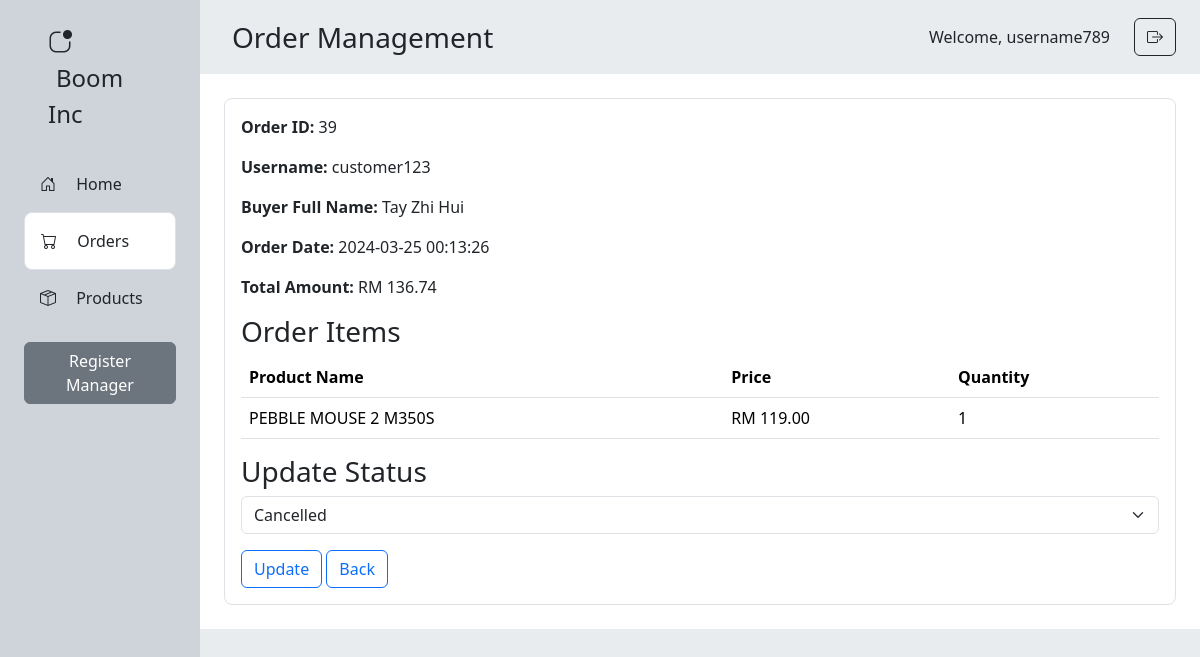
Page /admin/order_details.php?order_id=39 (signed in) on the committed database.
### tables this page shows
CREATE TABLE `orders` (
  `order_id` int(11) NOT NULL,
  `user_id` int(11) NOT NULL,
  `order_date` datetime NOT NULL,
  `total_amount` decimal(10,2) NOT NULL,
  `order_status` enum('pending','processing','shipped','delivered','cancelled') NOT NULL,
  `payment_id` int(11) NOT NULL
);

CREATE TABLE `users` (
  `user_id` int(11) NOT NULL,
  `username` varchar(255) NOT NULL,
  `password` varchar(255) NOT NULL,
  `name` varchar(255) NOT NULL,
  `email` varchar(255) NOT NULL,
  `address` text NOT NULL,
  `phone_number` varchar(255) NOT NULL,
  `zipcode` varchar(255) NOT NULL,
  `city` varchar(255) NOT NULL,
  `state` varchar(255) NOT NULL
);

CREATE TABLE `payment` (
  `payment_id` int(11) NOT NULL,
  `product_id` int(11) NOT NULL,
  `user_id` int(11) NOT NULL,
  `fullname` varchar(50) NOT NULL,
  `address` varchar(50) NOT NULL,
  `zipcode` int(5) NOT NULL,
  `city` varchar(50) NOT NULL,
  `state` varchar(50) NOT NULL,
  `phone_number` varchar(11) NOT NULL,
  `payment_datetime` datetime NOT NULL,
  `payment_method` varchar(50) NOT NULL,
  `total_payment_amount` double NOT NULL
);

CREATE TABLE `ordered_items` (
  `order_item_id` int(11) NOT NULL,
  `payment_id` int(11) NOT NULL,
  `order_id` int(11) NOT NULL,
  `product_id` int(11) NOT NULL,
  `user_id` int(11) NOT NULL,
  `item_quantity` int(11) NOT NULL
);

CREATE TABLE `products` (
  `product_id` int(11) NOT NULL,
  `product_name` varchar(255) NOT NULL,
  `description` text NOT NULL,
  `price` decimal(10,2) NOT NULL,
  `image_path` varchar(255) NOT NULL,
  `category_id` int(11) NOT NULL
);

### admin/order_details.php (the view, shortened to what this page needs)
<?php
include '../includes/db_connect.php';
$username = $_SESSION['username'];
if (isset($_GET['order_id'])) {
    $orderId = $_GET['order_id'];
    $stmt = $conn->prepare("SELECT orders.order_id, orders.order_date, orders.total_amount, orders.order_status, users.username AS user_name, payment.fullname AS buyer_name
                        FROM orders
                        JOIN users ON orders.user_id = users.user_id
                        JOIN ordered_items ON orders.order_id = ordered_items.order_id
                        JOIN payment ON orders.payment_id = payment.payment_id
                        WHERE orders.order_id = ?");
    $stmt->bindParam(1, $orderId);
    $stmt->execute();
    $orderDetails = $stmt->fetch();
    if ($orderDetails) {
        $stmt = $conn->prepare("SELECT oi.order_item_id, oi.item_quantity, p.product_name, p.price
            FROM ordered_items oi
            JOIN products p ON oi.product_id = p.product_id
            WHERE oi.order_id = ?");
        $stmt->bindParam(1, $orderId);
        $stmt->execute();
        $orderItems = $stmt->fetchAll();
    } else {
    }
}
?>
<!DOCTYPE html>
<html>
<head>
    <link rel="stylesheet" href="https://cdn.jsdelivr.net/npm/bootstrap@5.3.2/dist/css/bootstrap.min.css">
    <link rel="stylesheet" href="https://cdn.jsdelivr.net/npm/bootstrap-icons@1.11.3/font/bootstrap-icons.min.css">
</head>
<body>
    <div class="row m-0 min-vh-100">
        <div class="col-2 p-0 bg-dark-subtle">
            <div class="p-4 mx-4 fw-medium">
                <i class="bi bi-app-indicator fs-4 me-3"></i>
                <span class="ms-2 fs-4">Boom Inc</span>
            </div>
            <div class="mx-4">
                <div class="p-3" onclick="location.href='staff_home.php';" style="cursor: pointer;">
                    <i class="bi bi-house-door me-3"></i>
                    Home
                </div>
                <div class="p-3 border rounded rounded-3 bg-white" onclick="location.href='orders.php';" style="cursor: pointer;">
                    <i class="bi bi-cart me-3"></i>
                    Orders
                </div>
                <div class="p-3" onclick="location.href='products.php';" style="cursor: pointer;">
                    <i class="bi bi-box-seam me-3"></i>
                    Products
                </div>
                <?php if ($_SESSION['role'] == 'admin'): ?>
                    <a href="register.php" class="my-3 btn btn-secondary">Register Manager</a>
                <?php endif; ?>
            </div>
        </div>
        <div class="col-10 p-0 bg-body-secondary">
            <div class="d-flex justify-content-between align-items-center">
                <div class="fw-medium fs-3 p-3 mx-3">
                    Order Management
                </div>
                <div class="px-4 d-flex align-items-center">
                    <span class="fs-6 fw-medium pe-4">Welcome,
                        <?php echo $username; ?>
                    </span>
                    <a href="logout.php" class="btn btn-outline-dark">
                        <i class="bi bi-box-arrow-right"></i>
                    </a>
                </div>
            </div>
            <div class="bg-white p-4">
                <div class="p-3 border rounded rounded-3">
                    <div id="order-details">
                        <p><strong>Order ID:</strong>
                            <?php echo $orderId; ?>
                        </p>
                        <p><strong>Username:</strong>
                            <?php echo $orderDetails['user_name']; ?>
                        </p>
                        <p><strong>Buyer Full Name:</strong>
                            <?php echo $orderDetails['buyer_name']; ?>
                        </p>
                        <p><strong>Order Date:</strong>
                            <?php echo $orderDetails['order_date']; ?>
                        </p>
                        <p><strong>Total Amount:</strong> RM
                            <?php echo number_format($orderDetails['total_amount'], 2); ?>
                        </p>
                        <h3>Order Items</h3>
                        <table class="table">
                            <thead>
                                <tr>
                                    <th>Product Name</th>
                                    <th>Price</th>
                                    <th>Quantity</th>
                                </tr>
                            </thead>
                            <tbody>
                                <?php foreach ($orderItems as $item) { ?>
                                    <tr>
                                        <td>
                                            <?php echo $item['product_name']; ?>
                                        </td>
                                        <td>RM
                                            <?php echo number_format($item['price'], 2); ?>
                                        </td>
                                        <td>
                                            <?php echo $item['item_quantity']; ?>
                                        </td>
                                    </tr>
                                <?php } ?>
                            </tbody>
                        </table>
                    </div>
                    <div id="status-update">
                        <div id="status-update">
                            <h3>Update Status</h3>
                            <form id="update-status-form">
                                <select class="form-select" name="status">
                                    <option value="cancelled" <?php echo ($orderDetails['order_status'] == 'cancelled') ? 'selected' : ''; ?>>Cancelled</option>
                                </select>
                                <button type="submit" class="btn btn-outline-primary mt-3">Update</button>
                                <a href="orders.php" class="btn btn-outline-primary mt-3">Back</a>
                            </form>
                        </div>
                    </div>
                </div>
            </div>
        </div>
    </div>
</body>
</html>

### rows in the picture
orders: user.username "customer123", payment.fullname "Tay Zhi Hui", order_date "2024-03-25 00:13:26", total_amount "136.74", status "Cancelled"
ordered_items: product.product_name "PEBBLE MOUSE 2 M350S", product.price "119.00", item_quantity "1"

### other values in the picture
$username "username789"
$orderId "39"
